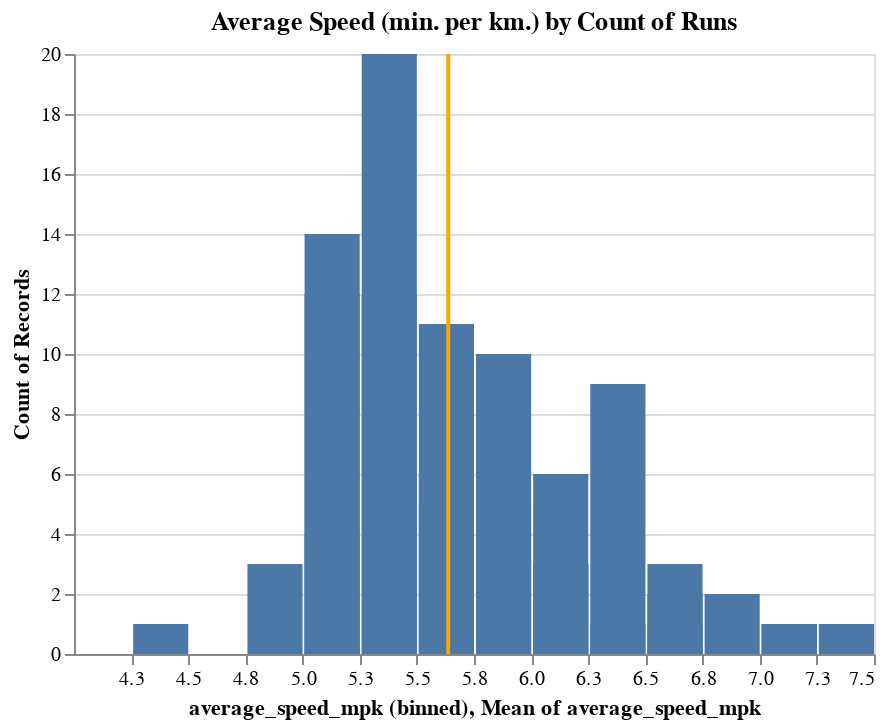

The notebook cell saved with this chart:
### Code cell
data = df.loc[df.type=='Run',:][['id','start_date_formatted','average_speed_mpk']]
data.loc[:,'average_speed_mpk'] = data.average_speed_mpk.apply(lambda d: round(d,1))

bar = alt.Chart(data).mark_bar().encode(
    alt.X('average_speed_mpk:Q', bin=alt.Bin(step=.25)),
    alt.Y('count()'),
    tooltip=['average_speed_mpk:Q','count()']
)

bar.title = 'Average Speed (min. per km.) by Count of Runs'

rule = alt.Chart(data).mark_rule(color='orange').encode(
    x='mean(average_speed_mpk):Q',
    size=alt.value(2)
)

bar + rule

### Figure 1 — Vega-Lite specification as saved in the notebook (floating-point values rounded to 4 significant figures; data arrays with more than 128 entries replaced by an {"elided": "..."} marker saying what was removed)
{"$schema": "https://vega.github.io/schema/vega-lite/v2.6.0.json", "config": {"view": {"height": 300, "width": 400}}, "datasets": {"data-f27d8acc1e05da7973280ba1fab2592a": {"elided": "137 records"}}, "layer": [{"data": {"name": "data-f27d8acc1e05da7973280ba1fab2592a"}, "encoding": {"tooltip": [{"field": "average_speed_mpk", "type": "quantitative"}, {"aggregate": "count", "type": "quantitative"}], "x": {"bin": {"step": 0.25}, "field": "average_speed_mpk", "type": "quantitative"}, "y": {"aggregate": "count", "type": "quantitative"}}, "mark": "bar", "title": "Average Speed (min. per km.) by Count of Runs"}, {"data": {"name": "data-f27d8acc1e05da7973280ba1fab2592a"}, "encoding": {"size": {"value": 2}, "x": {"aggregate": "mean", "field": "average_speed_mpk", "type": "quantitative"}}, "mark": {"color": "orange", "type": "rule"}}]}
